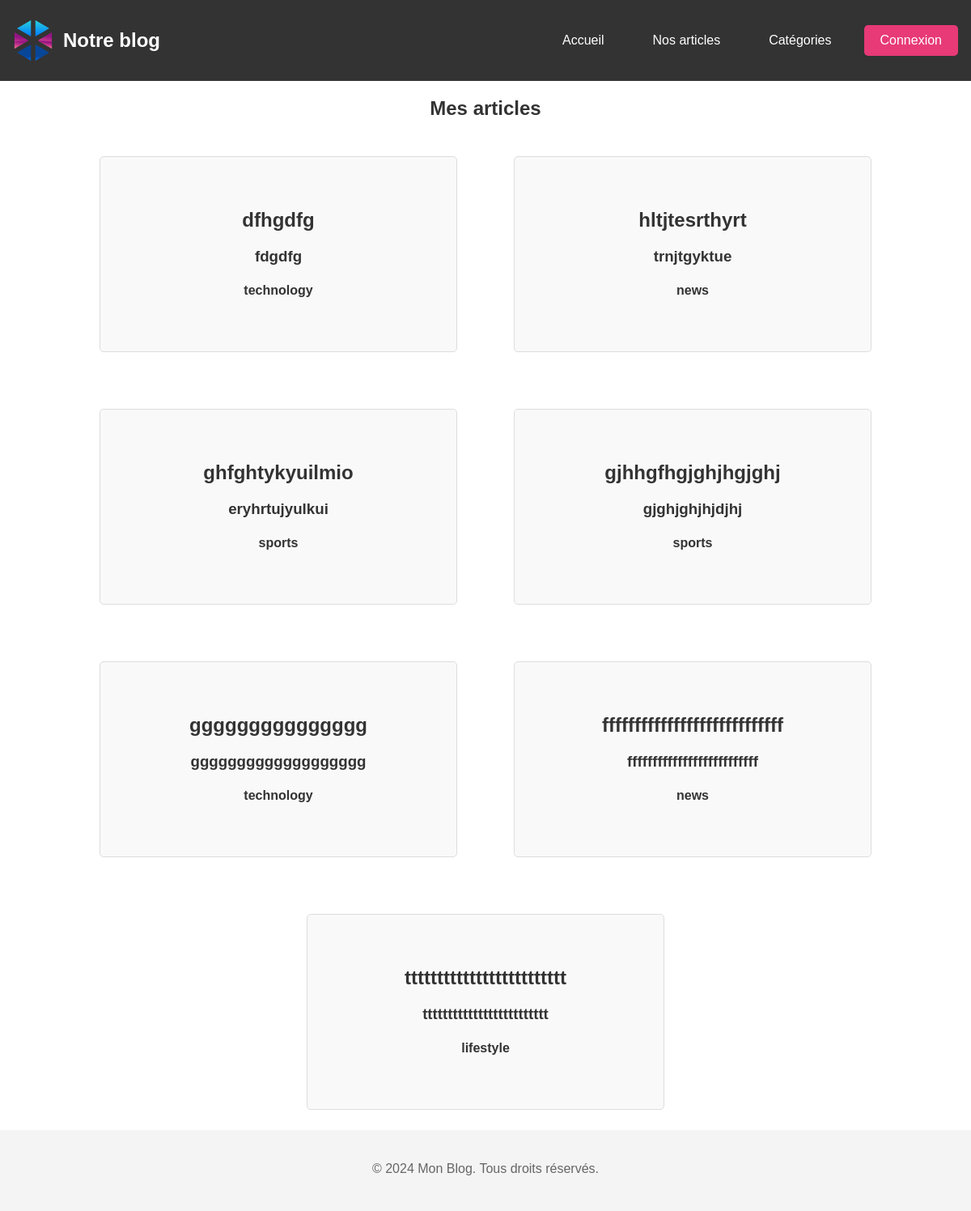
Page /pages/liste_articles/liste_articles.php on the earlier database version.
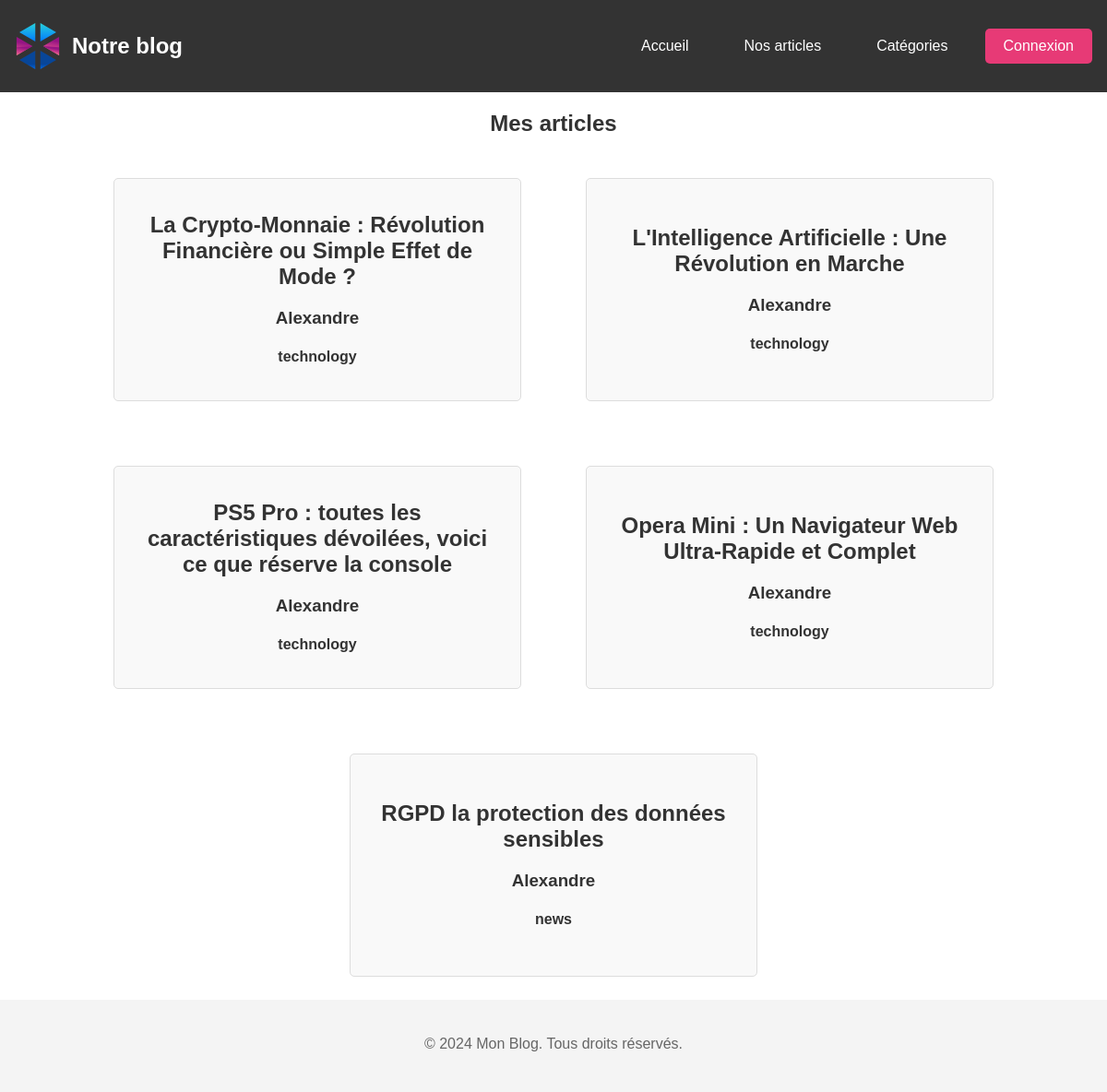
Same page on the later database version.
### tables this page shows
CREATE TABLE IF NOT EXISTS `articles` (
  `id` int NOT NULL AUTO_INCREMENT,
  `title` varchar(255) NOT NULL,
  `author` varchar(255) NOT NULL,
  `content` text NOT NULL,
  `category` varchar(255) NOT NULL,
  `created_at` timestamp NULL DEFAULT CURRENT_TIMESTAMP,
  PRIMARY KEY (`id`)
);

### pages/liste_articles/liste_logic.php (called while the page is built, shortened)
<?php
try {
    $dsn = "mysql:host=localhost;dbname=ecfblog;charset=utf8";
    $username = "root";
    $password = "";
    $options = [
        PDO::ATTR_ERRMODE            => PDO::ERRMODE_EXCEPTION,
        PDO::ATTR_DEFAULT_FETCH_MODE => PDO::FETCH_ASSOC,
        PDO::ATTR_EMULATE_PREPARES   => false,
    ];
    $pdo = new PDO($dsn, $username, $password, $options);
    $stmt = $pdo->query("SELECT title, author, content, category FROM articles ORDER BY created_at");
    $articles = $stmt->fetchAll();
} catch (PDOException $e) {
    echo "Erreur de connexion : " . $e->getMessage();
    die();
}

### pages/liste_articles/liste_articles.php (the view, shortened to what this page needs)
<?php
include 'liste_logic.php';
?>
<!DOCTYPE html>
<html lang="fr">
<head>
    <link rel="stylesheet" href="../css/nav.css">
    <link rel="stylesheet" href="../css/style.css">
    <link rel="stylesheet" href="../css/liste_article.css">
</head>
<body>
    <?php require_once '../nav/nav.php'; ?>
    <main>
    <h2>Mes articles</h2>
    <div class="liste_articles">
        <?php if (!empty($articles)) : ?>
            <?php foreach ($articles as $article) : ?>
                <article class="article">
                <a href="../detail_article/detail_article.html">
                    <div class="text">
                        <h2><?php echo htmlspecialchars($article['title']); ?></h2>
                        <h3><?php echo htmlspecialchars($article['author']); ?></h3>
                        <h4><?php echo htmlspecialchars($article['category']); ?></h4>
                    </div>
                </a>
                </article>
            <?php endforeach; ?>
        <?php else : ?>
            <p>Aucun article trouvé.</p>
        <?php endif; ?>
    </div>
    </main>
    <footer>
        <p>&copy; <?php echo date("Y"); ?> Mon Blog. Tous droits réservés.</p>
    </footer>
</body>
</html>

### pages/nav/nav.php (shortened to what this page needs)
<header>
    <nav>
        <div class="nav-container">
            <div class="logo">
                <h1>Notre blog</h1>
            </div>
            <div class="nav-links">
                <ul>
                    <li><a href="../accueil/accueil.php">Accueil</a></li>
                    <li><a href="../liste_articles/liste_articles.php">Nos articles</a></li>
                    <li class="dropdown">
                        <a href="#" class="dropbtn">Catégories</a>
                    </li>
                    <?php if (isset($_SESSION['user'])) : ?>
                        <li class="deconnexion"><a href="../../connexion/deconnexion.php">Déconnexion</a></li>
                    <?php else : ?>
                        <li class="connexion"><a href="../../connexion/pageconnexion.php">Connexion</a></li>
                    <?php endif; ?>
                </ul>
            </div>
        </div>
    </nav>
</header>

### pages/css/nav.css (style rules this page uses)
nav { background-color: #333; padding: 1rem; }
.nav-container { display: flex; justify-content: space-between; align-items: center; }
.logo { display: flex; flex-direction: row; align-items: center; }
.logo h1 { padding-left: 12px; }
.nav-links ul { list-style: none; margin: 0; padding: 0; display: flex; justify-content: flex-end; align-items: center; }
nav li { position: relative; margin-left: 20px; }
nav a { color: #fff; text-decoration: none; padding: 10px 20px; display: block; }
.connexion a, .deconnexion a { background-color: #e73a76; color: #fff; padding: 10px 20px; border-radius: 5px; text-decoration: none; }

### pages/css/style.css (style rules this page uses)
body { font-family: Arial, sans-serif; color: #333; background-color: #fff; align-items: center; height: 100vh; margin: 0; }
p { font-size: 16px; color: #666; line-height: 1.5; margin-bottom: 20px; }
footer { text-align: center; position: relative; width: 100%; background-color: #f4f4f4; padding: 20px 0; clear: both; }
h1 { font-size: 24px; color: white; font-weight: bold; text-decoration: none; }
h2 { margin-bottom: 20px; text-align: center; }
h3,h4 { text-align: center; }
a { display: block; color: inherit; text-decoration: none; }

### pages/css/liste_article.css (style rules this page uses)
.liste_articles { display: flex; justify-content: center; flex-wrap: wrap; gap: 20px; }
article { height: 200px; width: 400px; max-width: 500px; margin: 25px; padding: 20px; display: flex; flex-wrap: wrap; align-items: center; justify-content: center; flex-direction: column; border: 1px solid #ddd; border-radius: 5px; background-color: #f9f9f9; transition: background-color 0.8s, box-shadow 0.8s; overflow: hidden; position: relative; }

Differences in the rows shown:
removed articles: title "dfhgdfg", author "fdgdfg", category "technology"
removed articles: title "hltjtesrthyrt", author "trnjtgyktue", category "news"
removed articles: title "ghfghtykyuilmio", author "eryhrtujyulkui", category "sports"
removed articles: title "gjhhgfhgjghjhgjghj", author "gjghjghjhjdjhj", category "sports"
removed articles: title "ggggggggggggggg", author "ggggggggggggggggggg", category "technology"
removed articles: title "ffffffffffffffffffffffffffff", author "ffffffffffffffffffffffffff", category "news"
removed articles: title "ttttttttttttttttttttttttt", author "ttttttttttttttttttttttttt", category "lifestyle"
added articles: title "La Crypto-Monnaie : Révolution Financière ou Simple Effet de Mode ?", author "Alexandre", category "technology"
added articles: title "L'Intelligence Artificielle : Une Révolution en Marche", author "Alexandre", category "technology"
added articles: title "PS5 Pro : toutes les caractéristiques dévoilées, voici ce que réserve la console", author "Alexandre", category "technology"
added articles: title "Opera Mini : Un Navigateur Web Ultra-Rapide et Complet", author "Alexandre", category "technology"
added articles: title "RGPD la protection des données sensibles", author "Alexandre", category "news"
